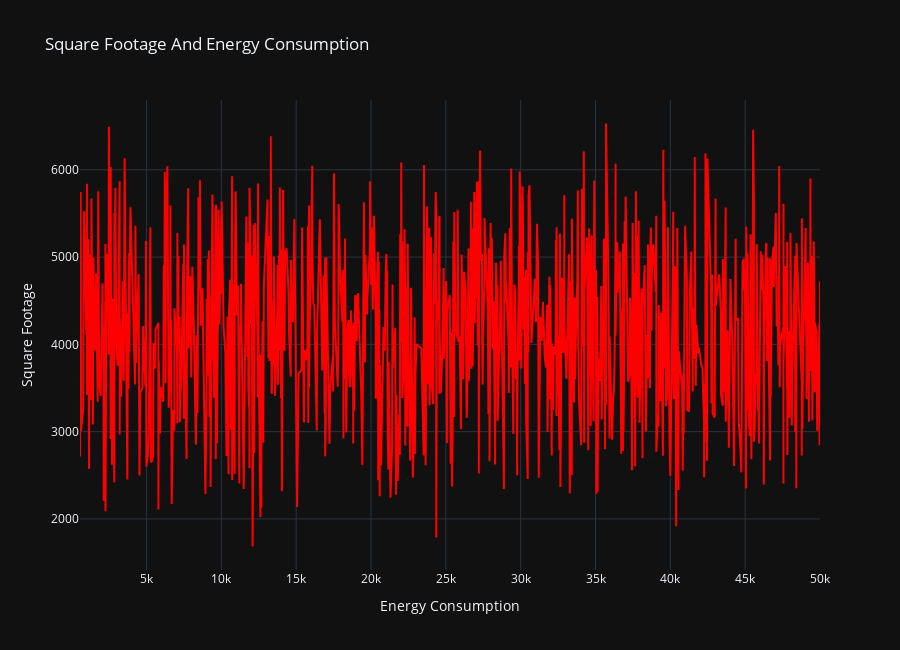

Notebook cell for this chart:
### Code cell
#virtulaziation steps 
#in this step i wanna plot each feature (discrete and contnuous) with target. 
MultiLine_target = go.Figure()
MultiLine_target.add_trace(go.Scatter(x=Data_Frame['Square Footage'].sort_values(), y=Data_Frame['Energy Consumption'],name='Square Footage',line_color='red'))
MultiLine_target1 = go.Figure()
MultiLine_target1.add_trace(go.Scatter(x=Data_Frame['Number of Occupants'].sort_values(), y=Data_Frame['Energy Consumption'],name = 'Number of Occupants',line_color='lime'))
MultiLine_target2 = go.Figure()
MultiLine_target2.add_trace(go.Scatter(x=Data_Frame['Appliances Used'].sort_values(), y=Data_Frame['Energy Consumption'],name='Appliances Used',line_color='purple'))
MultiLine_target3 = go.Figure()
MultiLine_target3.add_trace(go.Scatter(x=Data_Frame['Average Temperature'].sort_values(), y=Data_Frame['Energy Consumption'],name='Average Temperature',line_color='yellow'))
#layout update
MultiLine_target.update_layout(template = 'plotly_dark',height=650,yaxis_title='Square Footage',xaxis_title="Energy Consumption",title='Square Footage And Energy Consumption')
MultiLine_target1.update_layout(template = 'plotly_dark',height=650,yaxis_title='Number of Occupants',xaxis_title="Energy Consumption",title='Number of Occupants And Energy Consumption')
MultiLine_target2.update_layout(template = 'plotly_dark',height=650,yaxis_title='Appliances Used',xaxis_title="Energy Consumption",title='Appliances Used And Energy Consumption')
MultiLine_target3.update_layout(template = 'plotly_dark',height=650,yaxis_title='Average Temperature',xaxis_title="Energy Consumption",title='Average Temperature And Energy Consumption')
MultiLine_target.show()

### Figure 1 — Plotly figure (JSON) as saved in the notebook; plotly's stock layout.template omitted (floating-point values rounded to 4 significant figures; data arrays with more than 128 entries replaced by an {"elided": "..."} marker saying what was removed)
{"data": [{"line": {"color": "red"}, "name": "Square Footage", "x": {"elided": "1100 int values"}, "y": {"elided": "1100 float values"}, "type": "scatter"}], "layout": {"height": 650, "yaxis": {"title": {"text": "Square Footage"}}, "xaxis": {"title": {"text": "Energy Consumption"}}, "title": {"text": "Square Footage And Energy Consumption"}}}
